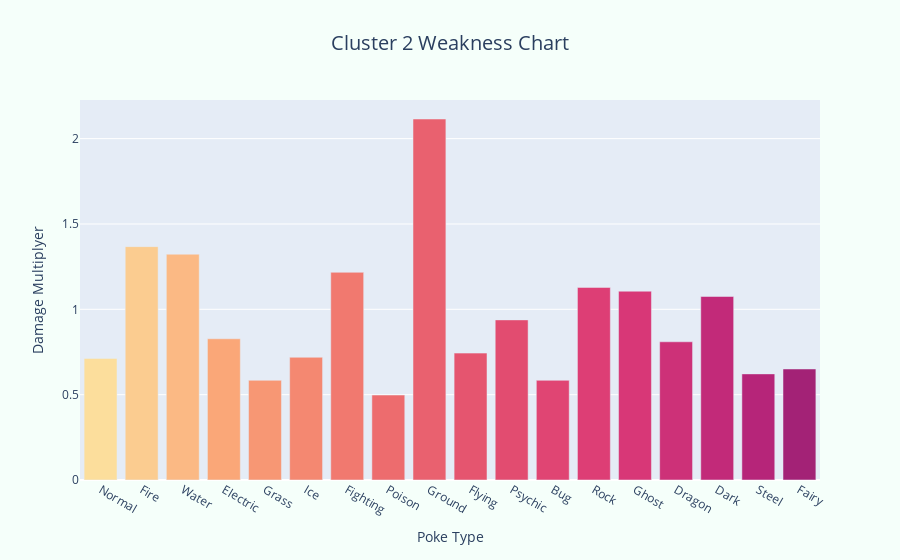

Write notebook code for a chart like this one.
### Markdown cell above
### Cluster 2

### Code cell
fig_country = go.Figure()
fig_country.add_trace(go.Bar(x=poke_type_columns,y=pts[1], marker=dict(color=list(range(20)), colorscale="Sunsetdark")))

fig_country.update_layout(title="Cluster 2 Weakness Chart",
                             xaxis_title="Poke Type", yaxis_title="Damage Multiplyer",title_x=0.5, paper_bgcolor="mintcream",
                             title_font_size=20)
fig_country.show()

### Figure 1 — Plotly figure (JSON) as saved in the notebook; plotly's stock layout.template omitted (floating-point values rounded to 4 significant figures)
{"data": [{"marker": {"color": [0, 1, 2, 3, 4, 5, 6, 7, 8, 9, 10, 11, 12, 13, 14, 15, 16, 17, 18, 19], "colorscale": [[0, "rgb(252, 222, 156)"], [0.1667, "rgb(250, 164, 118)"], [0.3333, "rgb(240, 116, 110)"], [0.5, "rgb(227, 79, 111)"], [0.6667, "rgb(220, 57, 119)"], [0.8333, "rgb(185, 37, 122)"], [1, "rgb(124, 29, 111)"]]}, "type": "bar", "x": ["Normal", "Fire", "Water", "Electric", "Grass", "Ice", "Fighting", "Poison", "Ground", "Flying", "Psychic", "Bug", "Rock", "Ghost", "Dragon", "Dark", "Steel", "Fairy"], "y": [0.7124, 1.367, 1.323, 0.8274, 0.5841, 0.719, 1.217, 0.4978, 2.115, 0.7434, 0.9381, 0.5841, 1.128, 1.106, 0.8097, 1.075, 0.6217, 0.6504]}], "layout": {"paper_bgcolor": "mintcream", "title": {"font": {"size": 20}, "text": "Cluster 2 Weakness Chart", "x": 0.5}, "xaxis": {"title": {"text": "Poke Type"}}, "yaxis": {"title": {"text": "Damage Multiplyer"}}}}
